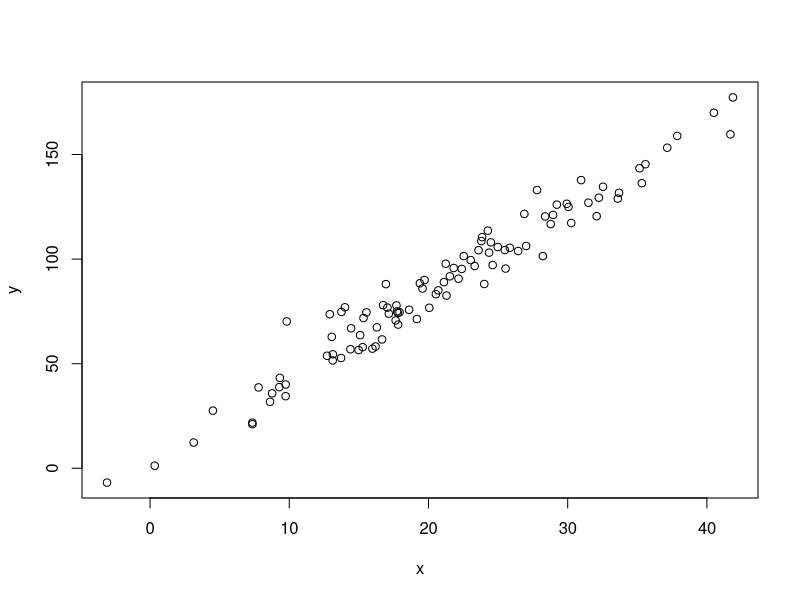
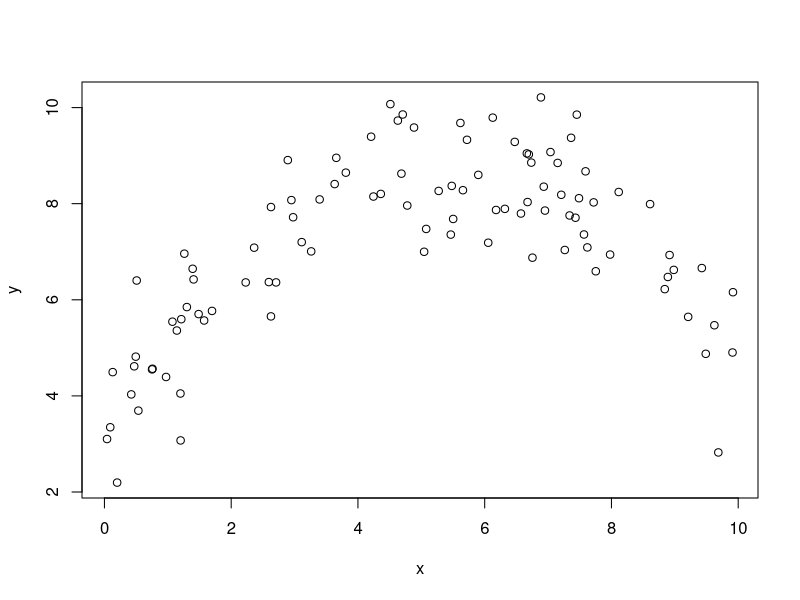
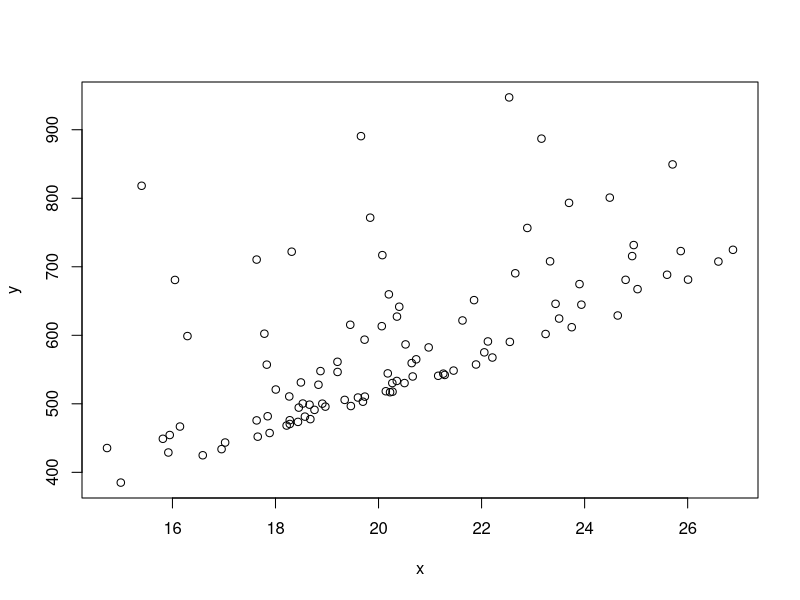
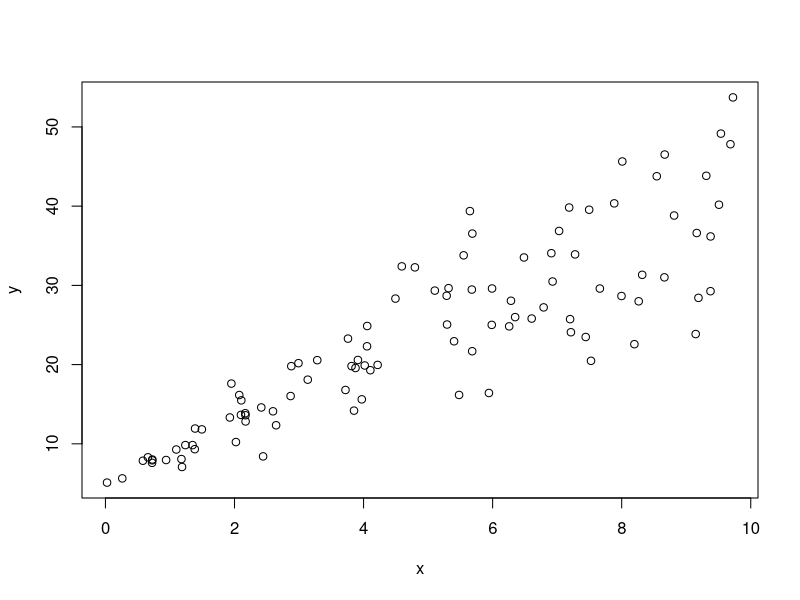
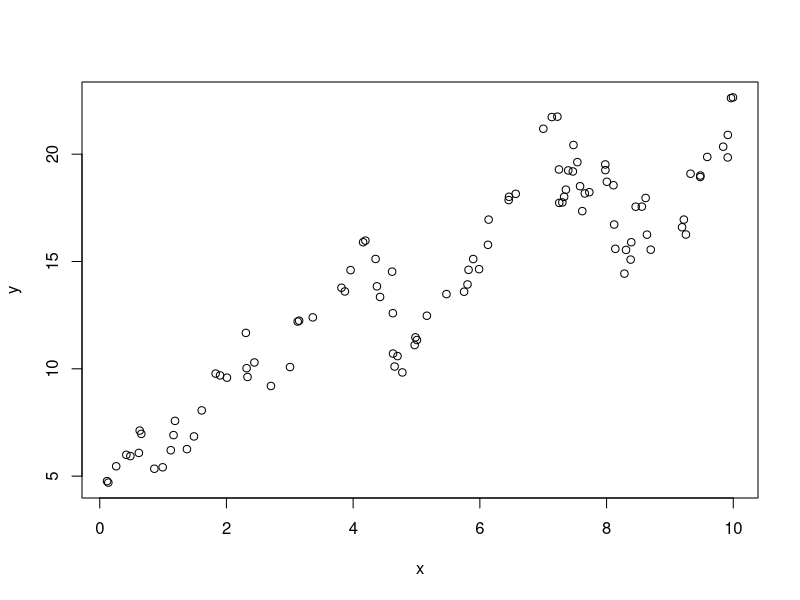
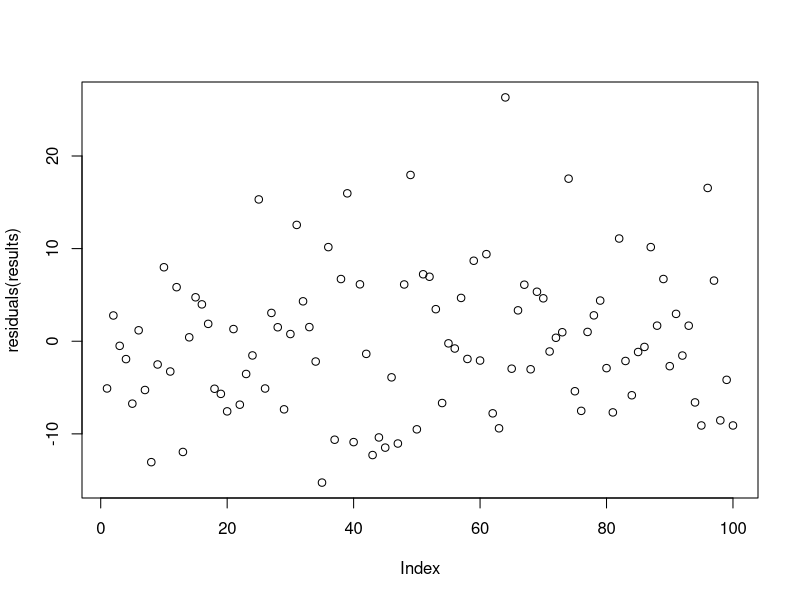
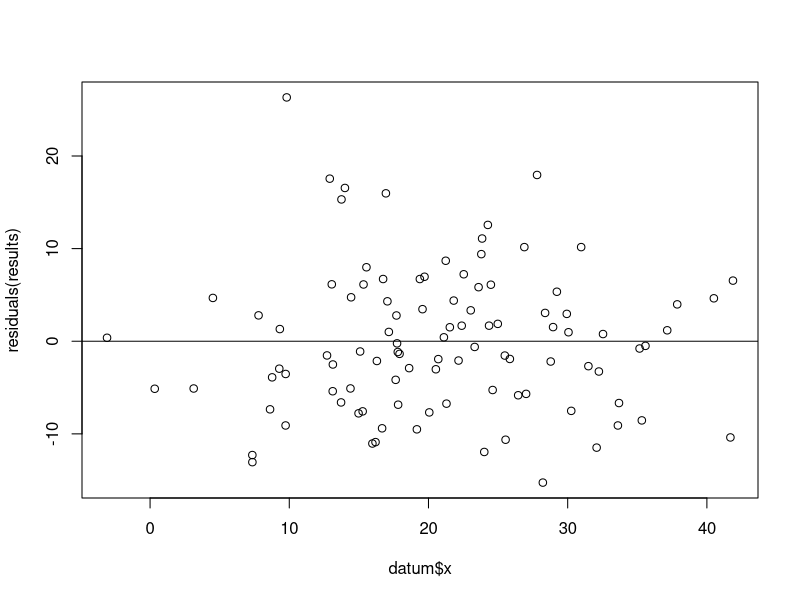
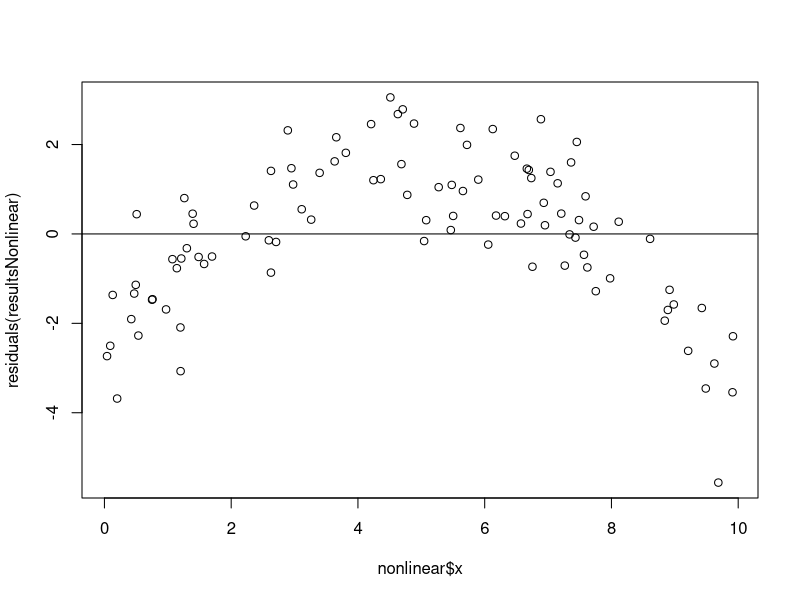

These figures' R source, in order: (Note: this script raises an error after producing the figures.)

#  NRES 710, Linear Regression (3)
#     University of Nevada, Reno
#     Assumptions of linear regression   

# Clear the memory
rm(list=ls())

# Load the data
datum <- read.csv("lecture_5_good_data.csv")
nonlinear <- read.csv("lecture_5_nonlinear_data.csv")
norm <- read.csv("lecture_5_nonnormal_data.csv")
hetero <- read.csv("lecture_5_heteroscedastic_data.csv")
auto <- read.csv("lecture_5_autocorrelated_data.csv")

# Plot the good data
plot(y ~ x, data = datum)

# Plot the nonlinear data
plot(y ~ x, data = nonlinear)

# Plot the nonnormal data
plot(y ~ x, data = norm)

# Plot the data
plot(y ~ x, data = hetero)

# Plot the autocorrelated data
plot(y ~ x, data = auto)

# Fit linear regression models to the five datasets
results <- lm(y ~ x, data = datum)
resultsNonlinear <- lm(y ~ x, data = nonlinear)
resultsNorm <- lm(y ~ x, data = norm)
resultsHetero <- lm(y ~ x, data = hetero)
resultsAuto <- lm(y ~ x, data = auto)

# Examine the residuals (just the first ~20)
residuals(results)[1:20]

# Mean of the error
mean(residuals(results))

# Standard deviation of the error
sd(residuals(results))

# This number is similar to the 'Residual standard error' from our lm() summary
summary(results)

# Simple way
plot(residuals(results))

# Correct way to examine residuals plot
plot(residuals(results) ~ datum$x)

# Add a horizontal line at y = 0
abline(a = 0, b = 0)

# Correct way to examine residuals plot
plot(residuals(resultsNonlinear) ~ nonlinear$x)

# Add a horizontal line at y = 0
abline(a = 0, b = 0)

# Correct way to examine residuals plot
plot(residuals(resultsNorm) ~ norm$x)

# Add a horizontal line at y = 0
abline(a = 0, b = 0)

# Correct way to examine residuals plot
plot(residuals(resultsHetero) ~ hetero$x)

# Add a horizontal line at y = 0
abline(a = 0, b = 0)

# Correct way to examine residuals plot
plot(residuals(resultsAuto) ~ auto$x)

# Add a horizontal line at y = 0
abline(a = 0, b = 0)

# Histogram of residuals
hist(residuals(results))

# Histogram of residuals
hist(residuals(resultsNorm))

# Histogram of residuals
hist(residuals(resultsHetero))

# Make two graphs side-by-side
par(mfrow = c(1, 2))

# Default setting
hist(residuals(resultsHetero))

# Revisualizing with more breaks
hist(residuals(resultsHetero), breaks = 10)

# Autocorrelation function for normal data
acf(residuals(results)[order(datum$x)])

# Autocorrelation function for normal data
acf(residuals(resultsAuto)[order(auto$x)])

# Recall the scatterplot for the nonlinear data
plot(y ~ x, data = nonlinear)

# Autocorrelation function with correct order
acf(residuals(resultsNonlinear)[order(nonlinear$x)])




########################## 'Truth' ############################ 
### Code for simulating data that were analyzed in this lecture

# Set the seed for reproducibility
set.seed(123)

## Simulate data with no assumption violations
n <- 100
x1 <- rnorm(n, mean = 20, sd = 10)
y1 <- 5 + 4 * x1 + rnorm(n, mean = 0, sd = 8)

# Create dataframe
datum <- data.frame(x = x1, y = y1)

# Save the CSV file
write.csv(datum, "lecture_5_good_data.csv")


## Simulate data with a violation of normality
n <- 100
x <- rnorm(n, mean = 20, sd = 3)
y <- 10 + 25 * x + rnorm(n, mean = 0, sd = 8)^2

# Create dataframe
datum <- data.frame(x = x, y = y)

# Save the CSV file
write.csv(datum, "lecture_5_nonnormal_data.csv")


## Simulate data with a violation of linearity
n <- 100
x <- runif(n, 0, 10)
#x <- sort(x)
y <- 3 + 2 * x - 0.18 * x^2 + rnorm(n, mean = 0, sd = 1)

# Create dataframe
datum <- data.frame(x = x, y = y)

# Save the CSV file
write.csv(datum, "lecture_5_nonlinear_data.csv")


## Simulate data that are heteroscedastic
n <- 100
x1 <- runif(n, 0, 10)
y1 <- 5 + 4 * x1 + rnorm(n, mean = 0, sd = 1 * x1)

# Create dataframe
datum <- data.frame(x = x1, y = y1)

# Save the CSV file
write.csv(datum, "lecture_5_heteroscedastic_data.csv")


## Simulate data that are autocorrelated
n <- 100
x1 <- runif(n, 0, 10)

# Sort x1 from low to high
x1 <- sort(x1)

# Simulate error for each value using the mean of the previous value
error <- matrix(NA, length(x1), 1)
error[1,1] <- rnorm(1, mean = 0, sd = 1)
for (i in 2:length(x1)){
  error[i,1] <- rnorm(1, mean = error[i-1, 1], sd = 1)
}

# Create y values
y1 <- 3 + 2 * x1 + error

# Create dataframe
datum <- data.frame(x = x1, error = error, y = y1)

# Save the CSV file
write.csv(datum, "lecture_5_autocorrelated_data.csv")
